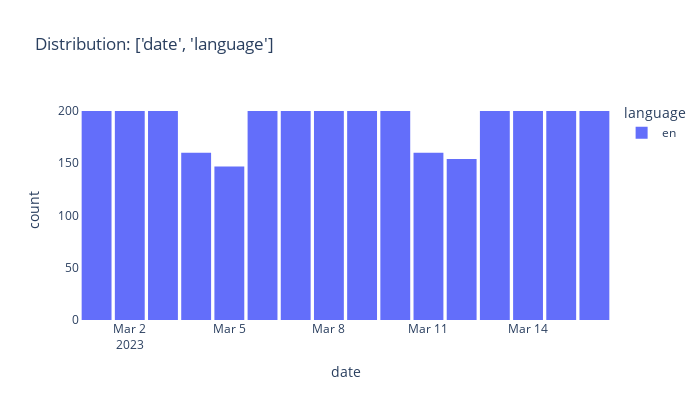

Notebook source saved alongside this figure:
### Code cell
print_dist(data=parsed, var=['date','language'], w=700, h=400, diff_by_color=False, save_to_folder=f"reports", prefix="eda")

### Figure 1 — Plotly figure (JSON) as saved in the notebook; plotly's stock layout.template omitted (floating-point values rounded to 4 significant figures; data arrays with more than 128 entries replaced by an {"elided": "..."} marker saying what was removed)
{"data": [{"alignmentgroup": "True", "bingroup": "x", "hovertemplate": "language=en<br>date=%{x}<br>count=%{y}<extra></extra>", "legendgroup": "en", "marker": {"color": "#636efa", "pattern": {"shape": ""}}, "name": "en", "offsetgroup": "en", "orientation": "v", "showlegend": true, "type": "histogram", "x": {"elided": "3021 str values"}, "xaxis": "x", "yaxis": "y"}], "layout": {"bargap": 0.1, "barmode": "relative", "height": 400, "legend": {"title": {"text": "language"}, "tracegroupgap": 0}, "paper_bgcolor": "rgba(0,0,0,0)", "plot_bgcolor": "rgba(0,0,0,0)", "title": {"text": "Distribution: ['date', 'language']"}, "width": 700, "xaxis": {"anchor": "y", "domain": [0, 1], "title": {"text": "date"}}, "yaxis": {"anchor": "x", "domain": [0, 1], "title": {"text": "count"}}}}
